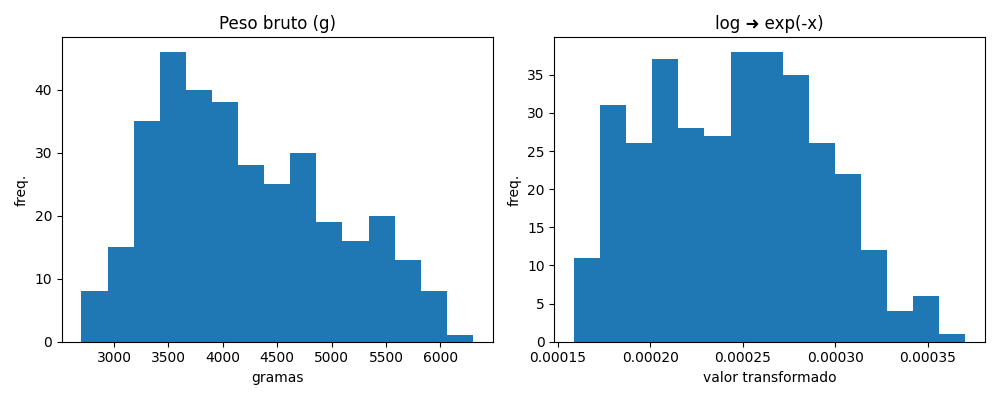

Write the Python code that produced this figure.
import numpy as np
import seaborn as sns
import matplotlib.pyplot as plt
from sklearn.preprocessing import FunctionTransformer
from sklearn.pipeline import Pipeline

penguins = sns.load_dataset("penguins")
mass_raw = penguins["body_mass_g"].dropna().values.reshape(-1, 1)

log_tf = FunctionTransformer(np.log, validate=True, feature_names_out='one-to-one')
inv_exp_tf = FunctionTransformer(lambda x: np.exp(-x), validate=True, feature_names_out='one-to-one')

pipe = Pipeline([
    ('log', log_tf),
    ('exp_inv', inv_exp_tf),
])

mass_trans = pipe.fit_transform(mass_raw).ravel()

fig, ax = plt.subplots(1, 2, figsize=(10, 4))
ax[0].hist(mass_raw.ravel(), 15)
ax[0].set_title("Peso bruto (g)")
ax[0].set_xlabel("gramas")
ax[0].set_ylabel("freq.")

ax[1].hist(mass_trans, 15)
ax[1].set_title("log ➜ exp(‑x)")
ax[1].set_xlabel("valor transformado")
ax[1].set_ylabel("freq.")

plt.tight_layout()
plt.savefig("ex10.png")
